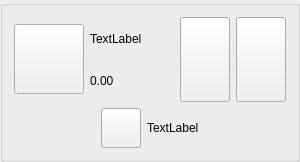
           <widget class="QGroupBox" name="player5">
            <property name="maximumSize">
             <size>
              <width>300</width>
              <height>16777215</height>
             </size>
            </property>
            <layout class="QHBoxLayout" name="horizontalLayout_19">
             <item>
              <layout class="QVBoxLayout" name="verticalLayout_17">
               <item>
                <layout class="QHBoxLayout" name="horizontalLayout_32">
                 <item>
                  <widget class="QPushButton" name="player5_icon">
                   <property name="minimumSize">
                    <size>
                     <width>70</width>
                     <height>70</height>
                    </size>
                   </property>
                   <property name="maximumSize">
                    <size>
                     <width>70</width>
                     <height>70</height>
                    </size>
                   </property>
                   <property name="text">
                    <string/>
                   </property>
                   <property name="iconSize">
                    <size>
                     <width>70</width>
                     <height>70</height>
                    </size>
                   </property>
                  </widget>
                 </item>
                 <item>
                  <layout class="QVBoxLayout" name="verticalLayout_18">
                   <property name="spacing">
                    <number>0</number>
                   </property>
                   <item>
                    <layout class="QHBoxLayout" name="horizontalLayout_33">
                     <item>
                      <widget class="QLabel" name="player5_name">
                       <property name="text">
                        <string>TextLabel</string>
                       </property>
                      </widget>
                     </item>
                     <item>
                      <spacer name="horizontalSpacer_37">
                       <property name="orientation">
                        <enum>Qt::Horizontal</enum>
                       </property>
                       <property name="sizeHint" stdset="0">
                        <size>
                         <width>40</width>
                         <height>20</height>
                        </size>
                       </property>
                      </spacer>
                     </item>
                    </layout>
                   </item>
                   <item>
                    <layout class="QHBoxLayout" name="horizontalLayout_34">
                     <item>
                      <widget class="QLabel" name="player5_money_available">
                       <property name="text">
                        <string>0.00</string>
                       </property>
                      </widget>
                     </item>
                     <item>
                      <spacer name="horizontalSpacer_39">
                       <property name="orientation">
                        <enum>Qt::Horizontal</enum>
                       </property>
                       <property name="sizeHint" stdset="0">
                        <size>
                         <width>40</width>
                         <height>20</height>
                        </size>
                       </property>
                      </spacer>
                     </item>
                    </layout>
                   </item>
                  </layout>
                 </item>
                 <item>
                  <widget class="QPushButton" name="player5_card1">
                   <property name="minimumSize">
                    <size>
                     <width>50</width>
                     <height>85</height>
                    </size>
                   </property>
                   <property name="text">
                    <string/>
                   </property>
                   <property name="iconSize">
                    <size>
                     <width>50</width>
                     <height>85</height>
                    </size>
                   </property>
                  </widget>
                 </item>
                 <item>
                  <widget class="QPushButton" name="player5_card2">
                   <property name="minimumSize">
                    <size>
                     <width>50</width>
                     <height>85</height>
                    </size>
                   </property>
                   <property name="text">
                    <string/>
                   </property>
                   <property name="iconSize">
                    <size>
                     <width>50</width>
                     <height>85</height>
                    </size>
                   </property>
                  </widget>
                 </item>
                </layout>
               </item>
               <item>
                <layout class="QHBoxLayout" name="horizontalLayout_14">
                 <item>
                  <spacer name="horizontalSpacer_11">
                   <property name="orientation">
                    <enum>Qt::Horizontal</enum>
                   </property>
                   <property name="sizeHint" stdset="0">
                    <size>
                     <width>40</width>
                     <height>20</height>
                    </size>
                   </property>
                  </spacer>
                 </item>
                 <item>
                  <widget class="QPushButton" name="player5_dealer">
                   <property name="minimumSize">
                    <size>
                     <width>40</width>
                     <height>40</height>
                    </size>
                   </property>
                   <property name="maximumSize">
                    <size>
                     <width>40</width>
                     <height>40</height>
                    </size>
                   </property>
                   <property name="text">
                    <string/>
                   </property>
                   <property name="iconSize">
                    <size>
                     <width>40</width>
                     <height>40</height>
                    </size>
                   </property>
                  </widget>
                 </item>
                 <item>
                  <widget class="QLabel" name="player5_action">
                   <property name="text">
                    <string>TextLabel</string>
                   </property>
                  </widget>
                 </item>
                 <item>
                  <spacer name="horizontalSpacer_12">
                   <property name="orientation">
                    <enum>Qt::Horizontal</enum>
                   </property>
                   <property name="sizeHint" stdset="0">
                    <size>
                     <width>40</width>
                     <height>20</height>
                    </size>
                   </property>
                  </spacer>
                 </item>
                </layout>
               </item>
              </layout>
             </item>
            </layout>
           </widget>
